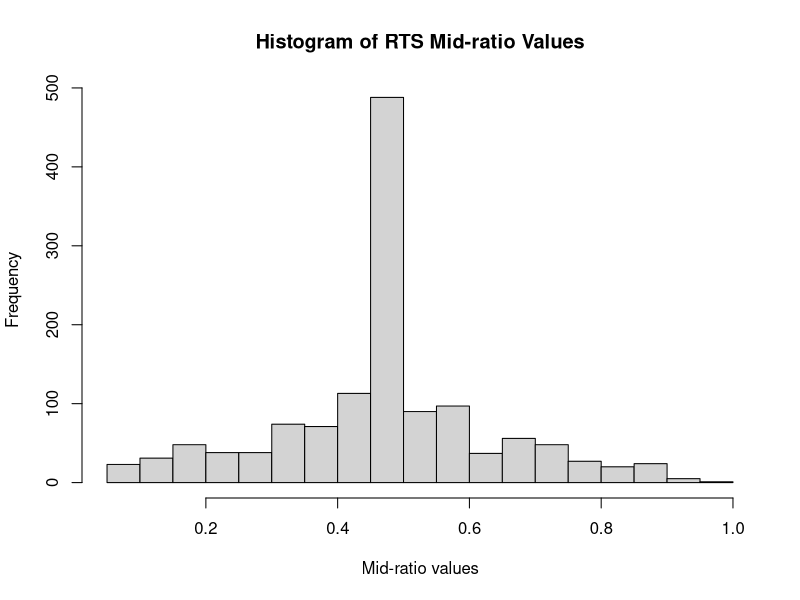
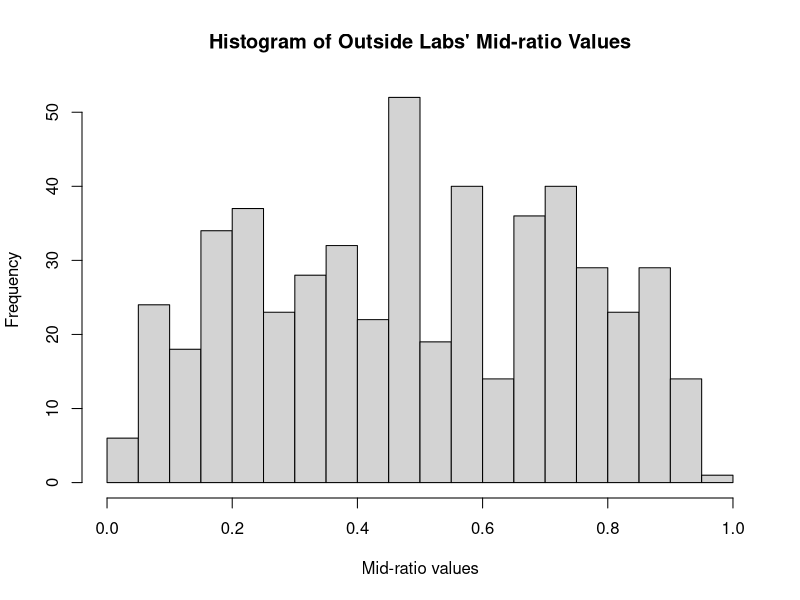

Recreate these plots in R, in order.
## ---- chunk 1
knitr::opts_chunk$set(
  cache=FALSE, warning=FALSE, error=FALSE, message=FALSE, echo=FALSE,
  results = 'hide', dev='png', dpi=150
)
## ---- chunk 2
data<- read.csv("Bishayee Colony Counts 10.27.97-3.8.01.csv")
midratio<- function(row){
  low<- min(cols[row,"col1"], cols[row, "col2"], cols[row, "col3"])
  high<- max(cols[row,"col1"], cols[row, "col2"], cols[row, "col3"])
  mid<- setdiff(c(cols[row,"col1"], cols[row, "col2"], cols[row, "col3"]), c(low, high))
  midratio<- (mid-low)/(high-low)
  return(midratio)
}
cols<- as.matrix(data[,c("col1", "col2", "col3")])
data$midratio<- sapply(1:dim(cols)[1], midratio)
hist(as.numeric(as.character(data$midratio)), breaks = 30, 
     xlab = "Mid-ratio values", main = "Histogram of RTS Mid-ratio Values")
others<- read.csv("Other Investigators in Lab.Colony Counts.4.23.92-11.27.02.csv")
cols<- as.matrix(others[, c("col1", "col2", "col3")])
others$midratio<- sapply(1:dim(cols)[1], midratio)
hist(as.numeric(as.character(others$midratio)), breaks = 30,
     xlab = "Mid-ratio values", main = "Histogram of Outside Labs' Mid-ratio Values")
